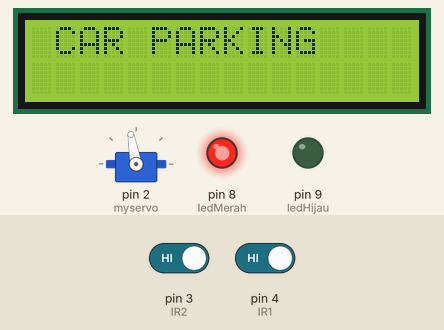
Recording of a sketch running on a simulated Arduino Uno, built with avr-gcc and run on an emulated ATmega328P. Shown: 16×2 character LCD, servo, output pins drawn as LEDs (lit = HIGH). The test bench sets the inputs (shaded band); at power-on: pin 3 (IR2) HIGH, pin 4 (IR1) HIGH.

Above: at 2.6 s.
2.7 s: pin 3 (IR2) driven LOW
At 3.9 s:
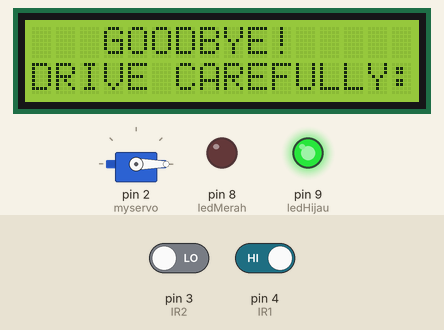
At 5.6 s:
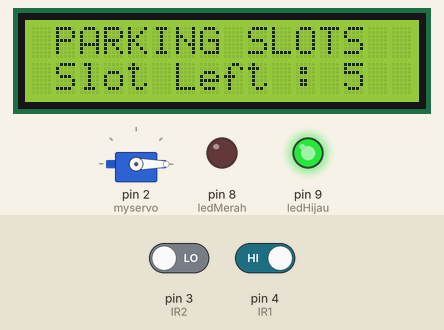
5.7 s: pin 4 (IR1) driven LOW
At 8.7 s:
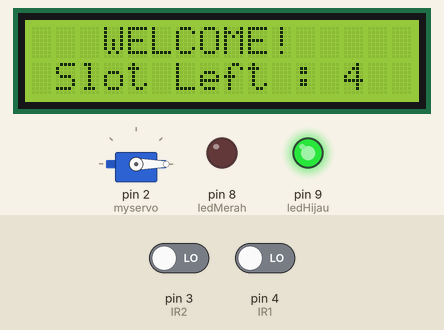
Timing chart, 0 to 10.2 s (numbered marks = the images above; inputs shaded):
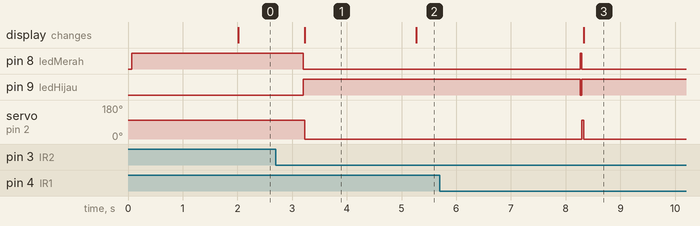

Measured:
- after the input at 2.7 s, pin 8 (ledMerah): HIGH → LOW after 0.50 s; pin 9 (ledHijau): LOW → HIGH after 0.50 s; servo on pin 2 (myservo): 100° → 0° after 0.53 s; the display: changes after 0.53 s (image 1)
- after the input at 5.7 s, pin 8 (ledMerah): goes on until 8.3 s, then stays LOW; pin 9 (ledHijau): goes on until 8.3 s, then stays HIGH; servo on pin 2 (myservo): goes on until 8.3 s, then stays 0°; the display: changes after 2.6 s (image 3)
- what the display in image 1 shows lasts 2.1 s, from 3.2 s to 5.3 s

The sketch:

car_parking_system.ino
```cpp
#include <Wire.h>
#include <LiquidCrystal_I2C.h>
#include <Servo.h>

LiquidCrystal_I2C lcd(0x27, 16, 2);
Servo myservo;

int IR1 = 4;
int IR2 = 3;
int ledMerah = 8;
int ledHijau = 9;
int Slot = 4;
int flag1 = 0;
int flag2 = 0;

unsigned long lastDisplayTime = 0;
bool showCarParking = true;

unsigned long debounceTime = 500;
unsigned long stableTimeIR1 = 0;
unsigned long stableTimeIR2 = 0;
bool IR1Stable = false;
bool IR2Stable = false;

void setup() {
  Serial.begin(9600);
  lcd.init();
  lcd.backlight();

  pinMode(IR1, INPUT);
  pinMode(IR2, INPUT);
  pinMode(ledMerah, OUTPUT);
  pinMode(ledHijau, OUTPUT);

  myservo.attach(2);
  myservo.write(100);

  digitalWrite(ledMerah, HIGH);
  digitalWrite(ledHijau, LOW);
}

void loop() {
  unsigned long currentTime = millis();

  // Debounce sensor IR1 (pintu masuk)
  if (digitalRead(IR1) == LOW) {
    if (!IR1Stable) {
      if (currentTime - stableTimeIR1 > debounceTime) {
        IR1Stable = true;
      }
    }
  } else {
    IR1Stable = false;
    stableTimeIR1 = currentTime;
  }

  // Debounce sensor IR2 (pintu keluar)
  if (digitalRead(IR2) == LOW) {
    if (!IR2Stable) {
      if (currentTime - stableTimeIR2 > debounceTime) {
        IR2Stable = true;
      }
    }
  } else {
    IR2Stable = false;
    stableTimeIR2 = currentTime;
  }

  // ===== Kendaraan MASUK =====
  if (IR1Stable && flag1 == 0) {
    if (Slot > 0) {
      flag1 = 1;
      myservo.write(0);
      digitalWrite(ledMerah, LOW);
      digitalWrite(ledHijau, HIGH);
      Slot = Slot - 1;

      lcd.clear();
      lcd.setCursor(0, 0);
      lcd.print("   WELCOME!   ");
      lcd.setCursor(0, 1);
      lcd.print(" Slot Left : ");
      lcd.print(Slot);
      delay(3000);

      myservo.write(100);
      digitalWrite(ledMerah, HIGH);
      digitalWrite(ledHijau, LOW);
    } else {
      lcd.clear();
      lcd.setCursor(0, 0);
      lcd.print("   SORRY!   ");
      lcd.setCursor(0, 1);
      lcd.print(" NO PARKING SLOTS ");
      delay(3000);
    }
  }

  // ===== Kendaraan KELUAR =====
  if (IR2Stable && flag2 == 0) {
    flag2 = 1;
    myservo.write(0);
    digitalWrite(ledMerah, LOW);
    digitalWrite(ledHijau, HIGH);
    Slot = Slot + 1;

    lcd.clear();
    lcd.setCursor(0, 0);
    lcd.print("   GOODBYE!   ");
    lcd.setCursor(0, 1);
    lcd.print("DRIVE CAREFULLY:>");
    delay(2000);

    lcd.clear();
    lcd.setCursor(0, 0);
    lcd.print(" PARKING SLOTS ");
    lcd.setCursor(0, 1);
    lcd.print(" Slot Left : ");
    lcd.print(Slot);
    delay(3000);

    myservo.write(100);
    digitalWrite(ledMerah, HIGH);
    digitalWrite(ledHijau, LOW);
  }

  // Reset flag setelah salah satu proses selesai
  if (flag1 == 1 || flag2 == 1) {
    flag1 = 0;
    flag2 = 0;
  }

  // ===== Tampilan LCD bergantian (idle) =====
  if (millis() - lastDisplayTime > 2000) {
    lastDisplayTime = millis();
    lcd.clear();
    if (showCarParking) {
      lcd.setCursor(0, 0);
      lcd.print(" CAR PARKING ");
    } else {
      lcd.setCursor(0, 0);
      lcd.print(" PARKING SLOTS ");
      lcd.setCursor(0, 1);
      lcd.print(" Slot Left : ");
      lcd.print(Slot);
    }
    showCarParking = !showCarParking;
  }
}
```
